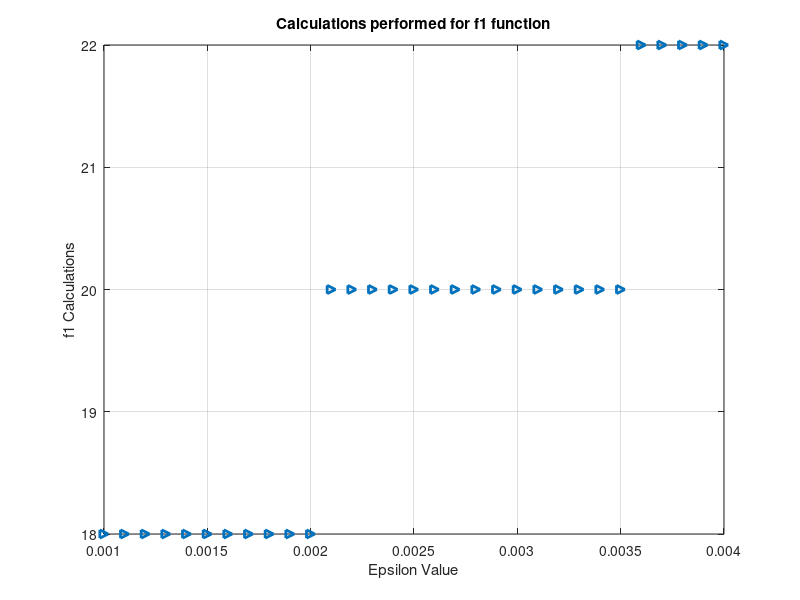
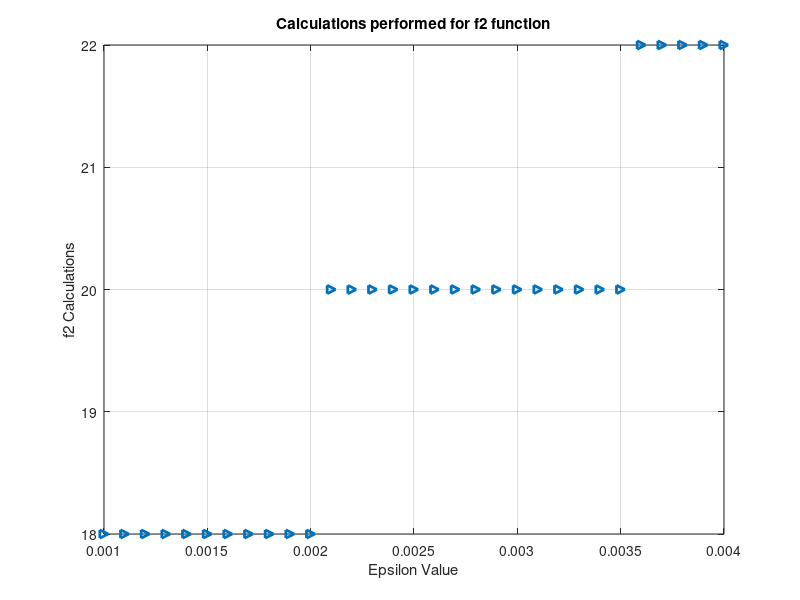
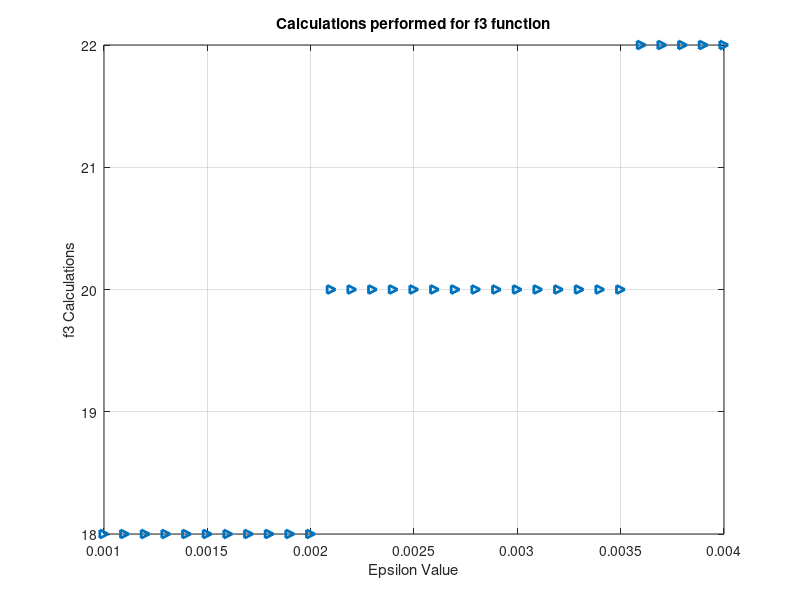
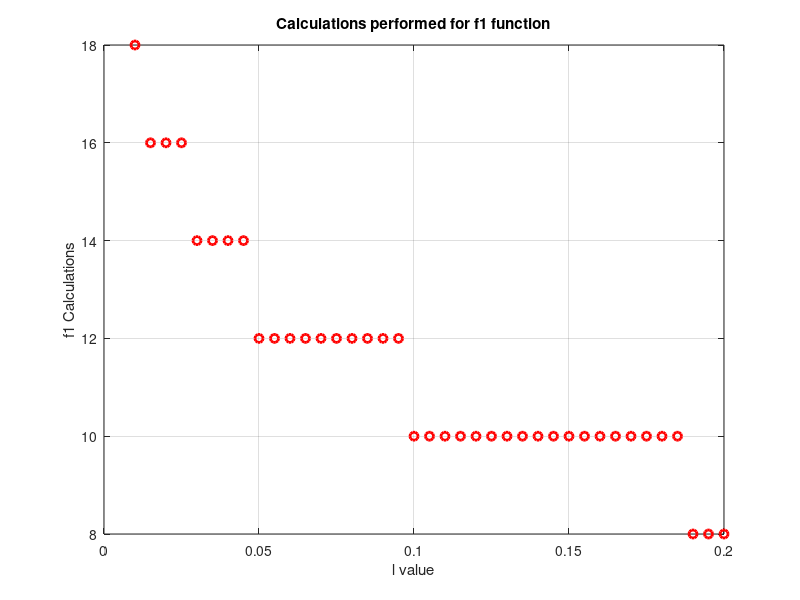

The MATLAB source for these figures, in order:
%Georgios Nomikos
%Optimization Techniques | ECE Auth | 2023-24
%Work 1
%Thema 1

%This script is is divided into 2 parts
%1st part: parameter l = constant and changing the epsilon parameter
%2nd part: parameter epsilon = constant and changing the l parameter 
%Each of these parts is divided into 3 more parts, one for every one of the
%three available mathematical functions.

clc;
clear all;

%Define the 3 mathematical functions 
f1 = @(x) (x-1)^3 + (x-4)^2 * cos(x);
f2 = @(x) exp(-2*x) + (x-2)^2;
f3 = @(x) x^2 * log(0.5*x) + sin((0.2 * x)^2);

%--------------------------------------------------------------------
%Part 1: parameter l = constant and changing the epsilon parameter 
%--------------------------------------------------------------------

%---------
%Using f1 function
%---------

%set the l parameter
l = 0.01;

a = [];
b = [];

%Here we will store the epsilon values so that we can use them later for
%plotting
epsilon_values = [];
epsilon_step = 1; %this variable will help me -as an index- 
%when storing useful data

%Here we will store the [a,b] intervals, so that we can use them later for
%plotting, if needed. 
a_results = [];
b_results = [];

for epsilon = 0.001 : 0.0001 : 0.004 %epsilon values should be smaller than l/2 (=0.005)

    epsilon_values(epsilon_step) = epsilon; 

    % Initialize a and b for the current epsilon
    a(1) = 0;
    b(1) = 3;
    
    %set step k = 1
    k = 1;
    x1 = [];
    x2 = [];

    while b(k) - a(k) >= l
    
        x1(k) = (a(k) + b(k))/2 - epsilon;
        x2(k) = (a(k) + b(k))/2 + epsilon;
        
        if f1(x1(k)) < f1(x2(k))
            a(k+1) = a(k);
            b(k+1) = x2(k);
        else 
            a(k+1) = x1(k);
            b(k+1) = b(k);
        end
        
        k = k + 1;

    end
    a_results(epsilon_step) = a(k);
    b_results(epsilon_step) = b(k);

    Calculations_performed(epsilon_step) = 2 * (k-1); %for every k, we performed 2 calculations of f1 function 

    epsilon_step = epsilon_step + 1;
    %fprintf('The minimum value exists within the interval [a, b] = [%f, %f]\n',a(k),b(k))
    
end

figure;
plot(epsilon_values, Calculations_performed, '>','linewidth', 2);
xlabel('Epsilon Value')
ylabel('f1 Calculations')
grid on
title('Calculations performed for f1 function')


%---------
%Using f2 function
%---------

%set the l parameter
l = 0.01;

a = [];
b = [];

%Here we will store the epsilon values so that we can use them later for
%plotting
epsilon_values = [];
epsilon_step = 1; %this variable will help me -as an index- 
%when storing useful data

%Here we will store the [a,b] intervals, so that we can use them later for
%plotting, if needed. 
a_results = [];
b_results = [];

for epsilon = 0.001 : 0.0001 : 0.004 %epsilon values should be smaller than l/2 (0.005)

    epsilon_values(epsilon_step) = epsilon; 

    % Initialize a and b for the current epsilon
    a(1) = 0;
    b(1) = 3;
    
    %set step k = 1
    k = 1;
    x1 = [];
    x2 = [];

    while b(k) - a(k) >= l
    
        x1(k) = (a(k) + b(k))/2 - epsilon;
        x2(k) = (a(k) + b(k))/2 + epsilon;
        
        if f2(x1(k)) < f2(x2(k))
            a(k+1) = a(k);
            b(k+1) = x2(k);
        else 
            a(k+1) = x1(k);
            b(k+1) = b(k);
        end
        
        k = k + 1;
    
    end
    a_results(epsilon_step) = a(k);
    b_results(epsilon_step) = b(k);

    Calculations_performed(epsilon_step) = 2 * (k-1); %for every k, we performed 2 calculations of f2 function  

    epsilon_step = epsilon_step + 1;
    %fprintf('The minimum value exists within the interval [a, b] = [%f, %f]\n',a(k),b(k))
    
end

figure;
plot(epsilon_values, Calculations_performed, '>','linewidth', 2);
xlabel('Epsilon Value')
ylabel('f2 Calculations')
grid on
title('Calculations performed for f2 function')


%---------
%Using f3 function
%---------

%set the l parameter
l = 0.01;

a = [];
b = [];

%Here we will store the epsilon values so that we can use them later for
%plotting
epsilon_values = [];
epsilon_step = 1; %this variable will help me -as an index- 
%when storing useful data

%Here we will store the [a,b] intervals, so that we can use them later for
%plotting, if needed. 
a_results = [];
b_results = [];

for epsilon = 0.001 : 0.0001 : 0.004 %epsilon values should be smaller than l/2 (0.005)

    epsilon_values(epsilon_step) = epsilon; 

    % Initialize a and b for the current epsilon
    a(1) = 0;
    b(1) = 3;
    
    %set step k = 1
    k = 1;

    x1 = [];
    x2 = [];

    while b(k) - a(k) >= l
    
        x1(k) = (a(k) + b(k))/2 - epsilon;
        x2(k) = (a(k) + b(k))/2 + epsilon;
        
        if f3(x1(k)) < f3(x2(k))
            a(k+1) = a(k);
            b(k+1) = x2(k);
        else 
            a(k+1) = x1(k);
            b(k+1) = b(k);
        end
        
        k = k + 1;
    
    end
    a_results(epsilon_step) = a(k);
    b_results(epsilon_step) = b(k);

    Calculations_performed(epsilon_step) = 2 * (k-1); %for every k, we performed 2 calculations of f3 function  

    epsilon_step = epsilon_step + 1;
    %fprintf('The minimum value exists within the interval [a, b] = [%f, %f]\n',a(k),b(k))
    
end

figure;
plot(epsilon_values, Calculations_performed, '>', 'linewidth', 2);
xlabel('Epsilon Value')
ylabel('f3 Calculations')
grid on
title('Calculations performed for f3 function')


%--------------------------------------------------------------------
%Part 2: parameter epsilon = constant and changing the l parameter 
%--------------------------------------------------------------------

%---------
%Using f1 function
%---------

%set the epsilon parameter value
epsilon = 0.001;

%We keep in mind that, considering epsilon = 0.001, the l value must 
% be greater than (2 * epsilon =) 0.002.

%Here we will store the [a,b] intervals, so that we can use them later for
%plotting.
a_results = zeros(100,38);
b_results = zeros(100,38);

%initialize an array to store the number of the performed calculations, so
%that we can use that values for plotting
Calculations_performed = [];

%Useful variable "l_step" that will increase for every change of the l value 
l_step = 1;

%initialize an array to store the l values that are produced by the 
% 'for loop' below
l_values = [];

%An array that will contain the k required for the bisection method to find
%the final interval[a,b] for each l
k_needed = [];


for l = 0.01:0.005:0.2
    
    %initialize k for each l value
    k = 1;

    % Initialize a and b for the current l value
    a = [];
    b = [];
    a(1) = 0;
    b(1) = 3;

    %initialize the x1 and x2 arrays
    x1 = [];
    x2 = [];

    a_results(1,l_step) = a(1);
    b_results(1,l_step) = b(1);
   
    l_values(l_step) = l; 

    while b(k) - a(k) >= l
    
        x1(k) = (a(k) + b(k))/2 - epsilon;
        x2(k) = (a(k) + b(k))/2 + epsilon;
        
        if f1(x1(k)) < f1(x2(k))
            a(k+1) = a(k);
            b(k+1) = x2(k);
        else 
            a(k+1) = x1(k);
            b(k+1) = b(k);
        end

        %Save the [a,b] intervals
        a_results(k+1,l_step) = a(k+1);
        b_results(k+1,l_step) = b(k+1);
        
        k = k + 1;
        
        
    end
    
    k_needed(l_step) = k-1;
    
    %For every k, we perform two calculations of the objective function!
    Calculations_performed(l_step) = 2 * (k-1);

    l_step = l_step + 1;
end

figure
plot(l_values,Calculations_performed,'ro','linewidth',2)
grid on
xlabel('l value')
ylabel('f1 Calculations')
title('Calculations performed for f1 function')


figure
plot(1:k_needed(1), a_results(1:k_needed(1),1),'-o')
hold on
plot(1:k_needed(1), b_results(1:k_needed(1),1),'-o')

hold on
plot(1:k_needed(25), a_results(1:k_needed(25),25),'-o')
hold on
plot(1:k_needed(25), b_results(1:k_needed(25),25),'-o')

hold on
plot(1:k_needed(35), a_results(1:k_needed(35),35),'-o')
hold on
plot(1:k_needed(35), b_results(1:k_needed(35),35),'-o')

legend( ...
    sprintf('ak for 𝑙=%f', l_values(1)), sprintf('bk for 𝑙=%f', l_values(1)), ...
    sprintf('ak for 𝑙=%f', l_values(25)), sprintf('bk for 𝑙=%f', l_values(25)), ...
    sprintf('ak for 𝑙=%f', l_values(35)), sprintf('bk for 𝑙=%f', l_values(35)), 'location','best' ...
    );
title('Function 1: [ak,bk] intervals for each k, for 3 different l values')
xlabel('k')
ylabel('[ak,bk] Interval')



%---------
%Using f2 function
%---------

%set the epsilon parameter value
epsilon = 0.001;

%We keep in mind that, considering epsilon = 0.001, the l value must 
% be greater than (2 * epsilon =) 0.002.

%Here we will store the [a,b] intervals, so that we can use them later for
%plotting.
a_results = zeros(100,38);
b_results = zeros(100,38);

%initialize an array to store the number of the performed calculations, so
%that we can use that values for plotting
Calculations_performed = [];

%Useful variable "l_step" that will increase for every change of the l value 
l_step = 1;

%initialize an array to store the l values that are produced by the 
% 'for loop' below
l_values = [];

%An array that will contain the k required for the bisection method to find
%the final interval[a,b] for each l
k_needed = [];


for l = 0.01:0.005:0.2
    
    %initialize k for each l value
    k = 1;

    % Initialize a and b for the current l value
    a = [];
    b = [];
    a(1) = 0;
    b(1) = 3;

    %initialize the x1 and x2 arrays
    x1 = [];
    x2 = [];

    a_results(1,l_step) = a(1);
    b_results(1,l_step) = b(1);
   
    l_values(l_step) = l; 

    while b(k) - a(k) >= l
    
        x1(k) = (a(k) + b(k))/2 - epsilon;
        x2(k) = (a(k) + b(k))/2 + epsilon;
        
        if f2(x1(k)) < f2(x2(k))
            a(k+1) = a(k);
            b(k+1) = x2(k);
        else 
            a(k+1) = x1(k);
            b(k+1) = b(k);
        end

        %Save the [a,b] intervals
        a_results(k+1,l_step) = a(k+1);
        b_results(k+1,l_step) = b(k+1);
        
        k = k + 1;
        
        
    end
    
    k_needed(l_step) = k-1;
    
    %For every k, we perform two calculations of the objective function!
    Calculations_performed(l_step) = 2 * (k-1);

    l_step = l_step + 1;
end

figure
plot(l_values,Calculations_performed,'ro','linewidth',2)
grid on
xlabel('l value')
ylabel('f2 Calculations')
title('Calculations performed for f2 function')


figure
plot(1:k_needed(1), a_results(1:k_needed(1),1),'-o')
hold on
plot(1:k_needed(1), b_results(1:k_needed(1),1),'-o')

hold on
plot(1:k_needed(25), a_results(1:k_needed(25),25),'-o')
hold on
plot(1:k_needed(25), b_results(1:k_needed(25),25),'-o')

hold on
plot(1:k_needed(35), a_results(1:k_needed(35),35),'-o')
hold on
plot(1:k_needed(35), b_results(1:k_needed(35),35),'-o')

legend( ...
    sprintf('ak for 𝑙=%f', l_values(1)), sprintf('bk for 𝑙=%f', l_values(1)), ...
    sprintf('ak for 𝑙=%f', l_values(25)), sprintf('bk for 𝑙=%f', l_values(25)), ...
    sprintf('ak for 𝑙=%f', l_values(35)), sprintf('bk for 𝑙=%f', l_values(35)), 'location','best' ...
    );
title('Function 2: [ak,bk] intervals for each k, for 3 different l values')
xlabel('k')
ylabel('[ak,bk] Interval')



%---------
%Using f3 function
%---------

%set the epsilon parameter value
epsilon = 0.001;

%We keep in mind that, considering epsilon = 0.001, the l value must 
% be greater than (2 * epsilon =) 0.002.

%Here we will store the [a,b] intervals, so that we can use them later for
%plotting.
a_results = zeros(100,38);
b_results = zeros(100,38);

%initialize an array to store the number of the performed calculations, so
%that we can use that values for plotting
Calculations_performed = [];

%Useful variable "l_step" that will increase for every change of the l value 
l_step = 1;

%initialize an array to store the l values that are produced by the 
% 'for loop' below
l_values = [];

%An array that will contain the k required for the bisection method to find
%the final interval[a,b] for each l
k_needed = [];


for l = 0.01:0.005:0.2
    
    %initialize k for each l value
    k = 1;

    % Initialize a and b for the current l value
    a = [];
    b = [];
    a(1) = 0;
    b(1) = 3;

    %initialize the x1 and x2 arrays
    x1 = [];
    x2 = [];

    a_results(1,l_step) = a(1);
    b_results(1,l_step) = b(1);
   
    l_values(l_step) = l; 

    while b(k) - a(k) >= l
    
        x1(k) = (a(k) + b(k))/2 - epsilon;
        x2(k) = (a(k) + b(k))/2 + epsilon;
        
        if f3(x1(k)) < f3(x2(k))
            a(k+1) = a(k);
            b(k+1) = x2(k);
        else 
            a(k+1) = x1(k);
            b(k+1) = b(k);
        end

        %Save the [a,b] intervals
        a_results(k+1,l_step) = a(k+1);
        b_results(k+1,l_step) = b(k+1);
        
        k = k + 1;
        
        
    end
    
    k_needed(l_step) = k-1;
    
    %For every k, we perform two calculations of the objective function!
    Calculations_performed(l_step) = 2 * (k-1);

    l_step = l_step + 1;
end

figure
plot(l_values,Calculations_performed,'ro','linewidth',2)
grid on
xlabel('l value')
ylabel('f3 Calculations')
title('Calculations performed for f3 function')


figure
plot(1:k_needed(1), a_results(1:k_needed(1),1),'-o')
hold on
plot(1:k_needed(1), b_results(1:k_needed(1),1),'-o')

hold on
plot(1:k_needed(25), a_results(1:k_needed(25),25),'-o')
hold on
plot(1:k_needed(25), b_results(1:k_needed(25),25),'-o')

hold on
plot(1:k_needed(35), a_results(1:k_needed(35),35),'-o')
hold on
plot(1:k_needed(35), b_results(1:k_needed(35),35),'-o')

legend( ...
    sprintf('ak for 𝑙=%f', l_values(1)), sprintf('bk for 𝑙=%f', l_values(1)), ...
    sprintf('ak for 𝑙=%f', l_values(25)), sprintf('bk for 𝑙=%f', l_values(25)), ...
    sprintf('ak for 𝑙=%f', l_values(35)), sprintf('bk for 𝑙=%f', l_values(35)), 'location','best' ...
    );
title('Function 3: [ak,bk] intervals for each k, for 3 different l values')
xlabel('k')
ylabel('[ak,bk] Interval')



        



